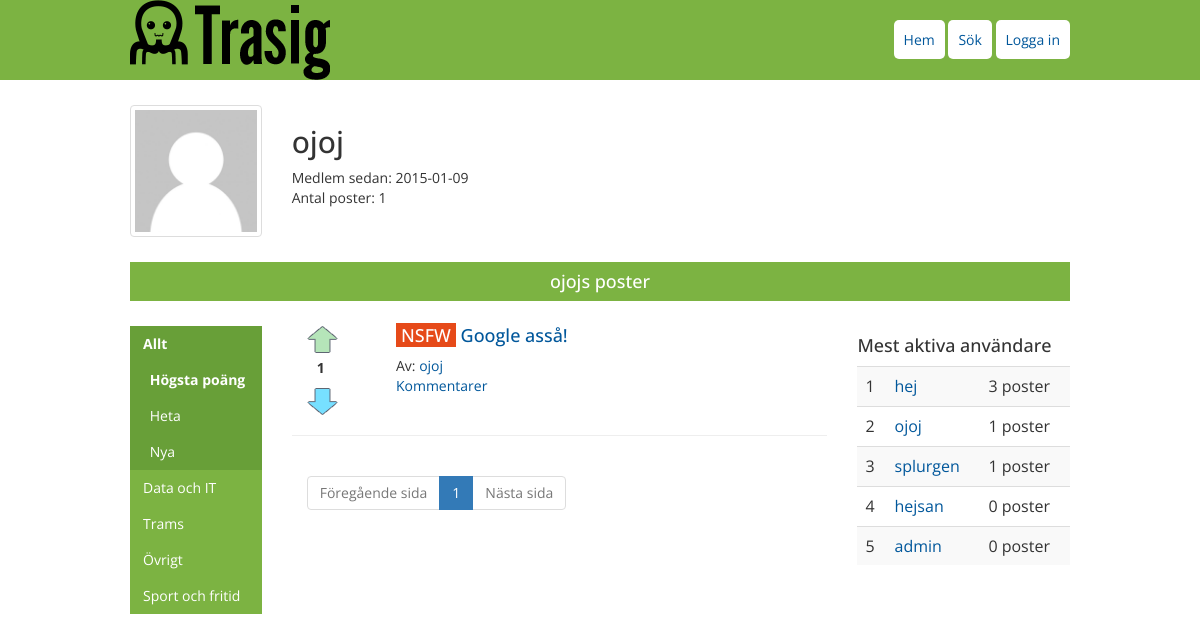
/index.php?p=profile&u=ojoj, run on the app's committed database.
### tables this page shows
CREATE TABLE IF NOT EXISTS `users` (
  `id` int(11) NOT NULL AUTO_INCREMENT,
  `username` varchar(50) NOT NULL,
  `password` varchar(255) NOT NULL,
  `email` varchar(70) NOT NULL,
  `account_date` timestamp NOT NULL DEFAULT CURRENT_TIMESTAMP,
  `profilePicture` varchar(30) NOT NULL DEFAULT 'profile.png',
  PRIMARY KEY (`id`)
);

CREATE TABLE IF NOT EXISTS `categories` (
  `id` int(11) NOT NULL AUTO_INCREMENT,
  `name` varchar(30) NOT NULL,
  `fullName` varchar(30) NOT NULL,
  PRIMARY KEY (`id`)
);

CREATE TABLE IF NOT EXISTS `posts` (
  `id` int(11) NOT NULL AUTO_INCREMENT,
  `title` varchar(255) NOT NULL,
  `link` varchar(255) NOT NULL,
  `content` varchar(2000) NOT NULL,
  `post_date` timestamp NOT NULL DEFAULT CURRENT_TIMESTAMP,
  `nsfw` tinyint(1) DEFAULT '0',
  `user_id` int(11) NOT NULL,
  `cat_id` int(11) NOT NULL,
  `edited_date` timestamp NOT NULL,
  `deleted` tinyint(4) NOT NULL DEFAULT '0',
  PRIMARY KEY (`id`),
  KEY `posts_user` (`user_id`),
  KEY `posts_category` (`cat_id`)
);

### functions/functions.php (called while the page is built, shortened)
<?php
function sqlQuery($query, $action = "SELECT") {
	$mysqli = new mysqli(SERVERNAME, USERNAME, PASSWORD, DATABASE);
	$data = [];
	if ($result = $mysqli->query($query)) {
		if ($action == "SELECT") {
			while($row = $result->fetch_assoc()) {
				$data[] = $row;
			}
		}
	}
	return $data;
}
function isLoggedIn() {
	if (isset($_SESSION['user']))
		return true;
	else
		return false;
}

### incl/postsmenu.php (the view, shortened to what this page needs)
<div class="col-md-2 col-xs-12" id="postsMenu">
	<ul id='catNav'>
		<?php
		$categories = sqlQuery("SELECT * FROM categories");
		$currentCat = $categories[0];
		$activeClass = " active";
		foreach ($categories as $category) {
			$new_query_string = http_build_query(["cat" => $category['name']]);
			if (isset($_GET['p']) && $_GET['p'] == 'profile') {
				$params = array_merge($_GET, ["cat" => $category['name']]);
				unset($params['page']);
				unset($params['order']);
				$new_query_string = http_build_query($params);
			}
			print "<li><a class='$activeClass' href='index.php?" . $new_query_string . "'>" . $category['fullName'] . "</a></li>";
			if ($activeClass != "") :
			?>
			<ul id="orderNav">
				<?php
				$sortings = [
					1 => ["name" => "Högsta poäng", "query" => " ORDER BY score DESC "],
					2 => ["name" => "Heta", "query" => " AND post_date > now() - INTERVAL 48 HOUR ORDER BY score DESC ", "countQuery" => " AND post_date > now() - INTERVAL 24 HOUR "],
					3 => ["name" => "Nya", "query" => " ORDER BY post_date DESC "],
					];
				$activeOrder = "active";
				foreach ($sortings as $sorting => $values) {
					$params = array_merge($_GET, ["cat" => $currentCat['name'], "order" => $sorting]);
					unset($params['page']);
					$new_query_string = http_build_query($params);
					print "<li><a class='$activeOrder' href='index.php?" . $new_query_string . "'>" . $values['name'] . "</a></li>";
					$activeOrder = "";
				}
				?>
			</ul>
		<?php
			endif;
			$activeClass = "";
		}
		?>
	</ul>
</div>

### index.php (shortened to what this page needs)
<?php
require_once "functions/functions.php";
if (isset($_GET['p'])) {
	$page = $_GET['p'];
	switch ($page) {
		case 'profile':
			require "profile.php";
			break;
	}
} else {
	require "list.php";
}
?>
		</div>
	</div>
</div>
</body>
</html>

### incl/header.php (shortened to what this page needs)
<html lang="sv">
<head>
	<link rel="stylesheet" href="css/bootstrap.css">
	<link rel="stylesheet" href="css/style.css">
</head>
<body>
<div class="container-fluid">
	<div id="hwrapper" class="row">
		<header class="col-md-10 col-md-offset-1 col-xs-12">
			<div class="row">
			<div class="col-xs-4">
				<a href="index.php"><img src="img/logo.png" alt="logo" id="logo"></a>
			</div>
			<div class="col-xs-8">
				<nav id="headernav" class="right">
					<a href="index.php">Hem</a>
					<a href='index.php?p=search'>Sök</a>
					<?php
					if (isLoggedIn()) {
						print "<a href='index.php?p=writepost'>Skriv inlägg</a> ";
						print "<a id='yourProfile' href='index.php?p=profile&u=" . $_SESSION['user']['username'] . "'>" . $_SESSION['user']['username'] . "</a>";
						print " <a href='index.php?p=logout'>Logga ut</a>";
					} else {
						print "<a href='index.php?p=login'>Logga in</a>";
					}
					?>
				</nav>
			</div>
			</div>
		</header>
	</div>
	<div id="wrapper" class="row">
		<div class="col-lg-10 col-lg-offset-1 col-xs-12">

### profile.php (shortened to what this page needs)
<?php require_once "incl/header.php"; ?>
<div id="profile" class="row">
	<?php
	if (isset($_GET['u'])) :
		$u = filter_var($_GET['u'], FILTER_SANITIZE_STRING);
		$result = sqlQuery("SELECT * FROM users WHERE username='$u'");
		if ($result == false) {
			print "<div class='col-xs-12'>Användaren finns inte.</div>";
		} else {
			$user = $result[0];
		}
		?>
		<?php if ($user) : ?>
		<div class="col-xs-2">
			<img src='img/profiles/<?php print $user['profilePicture'];?>' class='profilePicture img-thumbnail' alt='profilbild'>
		</div>
		<div class="col-xs-7">
			<h2 class="profileName"><?php print $user['username']; ?></h2>
			<p>Medlem sedan: <?php print substr($user['account_date'], 0, 10); ?><br>
			Antal poster: <?php print sqlQuery(
				"SELECT COUNT(*) as count FROM `posts` WHERE user_id=" . $user['id']
				)[0]["count"];
			?>
			</p>
		</div>
		<?php endif;   ?>
	<?php endif;  ?>
</div>
<div class="row">
	<?php
	if ($user) {
		print "<div id='latestPosts' class='col-xs-12 text-center'><h4>" . $user['username'] . "s poster</h4></div>";
		require "incl/feed.php";
	}
	?>
	<?php require "incl/topusers.php"; ?>
</div>

### incl/feed.php (shortened to what this page needs)
<?php require "incl/postsmenu.php"; ?>
<div class="col-md-7 col-xs-12">
	<?php
	$catQuery = " WHERE cat_id LIKE '%'";
	if (isset($_GET['order']) && array_key_exists($_GET['order'], $sortings)) {
		$orderQuery = $sortings[$_GET['order']]['query'];
	} else {
		$orderQuery = $sortings['1']['query'];
	}
	if (isset($_GET['page']) && ctype_digit($_GET['page'])) {
		$currentPage = $_GET['page'];
	} else {
		$currentPage = 1;
	}
	$countQuery = "SELECT username, COUNT(*) as counter
		FROM posts JOIN users ON posts.user_id = users.id" . $catQuery . "AND deleted=0" . $singleUserQuery;
	$postCount = sqlQuery($countQuery)[0]["counter"];
	if ($postCount == 0) {
		print "Här var det tomt";
	} else {
		$postsPerPage = 5;
		$pages = ceil($postCount / $postsPerPage);
		$offset = $postsPerPage * ($currentPage-1);
		$query = "SELECT posts.*, users.username, score ";
		$query .= "FROM `posts`";
		$query .= "INNER JOIN users
			ON posts.user_id = users.id
			LEFT JOIN
				(SELECT post_id, SUM(value) as score
				FROM votes GROUP BY post_id) v
			ON posts.id = v.post_id ";
		$query .= $catQuery . "AND deleted=0" . $singleUserQuery;
		$query .= $orderQuery;
		$query .= "LIMIT $offset, $postsPerPage";
		$result = sqlQuery($query);
		foreach ($result as $post) {
			include "incl/postbox.php";
		}
		print "<div class='row'>";
		print "<div class='col-xs-12'>";
		print "<nav>";
		print "<ul class='pagination'>";
		$params = array_merge($_GET, array("page" => $currentPage-1));
		$new_query_string = http_build_query($params);
		$disabled = "class='disabled'";
		print "<li $disabled ><a disabled href='index.php?" . $new_query_string . "' class='leftPag'>Föregående sida</a></li>";
		for ($i = 0; $i < $pages; $i++) {
			if ($i+1 == $currentPage) {
				print "<li class='active'><a href='index.php?page=" . ($i+1) . "' >" . ($i+1) . "</a></li>";
			} else {
				print "<li><a href='index.php?page=" . ($i+1) . "' class=''>" . ($i+1) . "</a></li>";
			}
		}
		$params = array_merge($_GET, ["page" => $currentPage+1]);
		$new_query_string = http_build_query($params);
		$disabled = "class='disabled'";
		print "<li $disabled ><a href='index.php?" . $new_query_string . "' class='rightPag'>Nästa sida</a></li>";
		print "</ul>";
		print "</nav>";
		print "</div>";
		print "</div>";
	}
	?>
</div>

### incl/postbox.php (shortened to what this page needs)
<div class="postbox row">
	<div class="col-xs-2">
		<?php
			$hasVoted = "";
		?>
		<div class="up arrow <?php print "post_" . $post['id'] . "$hasVoted"; ?>"></div>
		<div class="score"><?php $post['score'] !== null ? print $post['score'] : print "Inga röster";?></div>
		<div class="down arrow <?php print "post_" . $post['id'] . "$hasVoted"; ?>"></div>
	</div>
	<div class="col-xs-10">
		<h4 class='post_title'>
			<?php
				if ($post['nsfw']) {
					print "<span class='nsfw'>NSFW</span>";
				}
			?>
			<a href='<?php print $post['link']; ?>'><?php print $post['title']; ?></a>
		</h4>
		Av: <?php print "<a href='index.php?p=profile&u={$post['username']}'>{$post['username']}</a>"; ?>
		<br>
		<a href='index.php?p=post&id=<?php print $post['id']; ?>'>Kommentarer</a>
	</div>
</div>
<hr>

### incl/topusers.php
<?php
$topUsers = sqlQuery("SELECT username, nr_posts FROM users
LEFT JOIN
	(SELECT COUNT(*) as nr_posts, user_id FROM posts WHERE deleted=0 GROUP BY user_id) p
ON users.id = p.user_id
ORDER BY nr_posts DESC
LIMIT 0, 10");
?>
<div class="col-xs-3">
	<h4>Mest aktiva användare</h4>
	<table border='0' class='table table-striped'>
	<?php
	$useri = 0;
	foreach ($topUsers as $topUser) {
		$useri++;
		print "<tr>";
		print "<td>$useri</td><td><a href='?p=profile&u=" . $topUser['username'] . "'>" . $topUser['username'] . "</a></td><td>" . ($topUser['nr_posts']? $topUser['nr_posts'] : "0") . " poster</td>";
		print "</tr>";
	}
	?>
	</table>
</div>

### css/style.css (style rules this page uses)
body { background: #FFF; font-family: 'Open Sans', sans-serif; overflow-y: scroll; }
a { color: #01579B; }
.post_title { margin-top: 0; }
.container-fluid { padding: 0; }
#headerNav { margin-top: 30px; }
#headerNav a { padding: 10px; background: #FFF; border-radius: 5px 5px 5px 5px; -moz-border-radius: 5px 5px 5px 5px; -webkit-border-radius: 5px 5px 5px 5px; }
nav ul.pagination li { text-align: center; }
.row { margin: 0; }
#hWrapper { background: #7CB342; position: fixed; top: 0; z-index: 20; width: 100%; }
#wrapper { margin-top: 105px; }
.nsfw { background: #E64A19; color: white; }
span.nsfw { padding: 0 5px; }
.right { float: right; }
#postsMenu ul { list-style: none; }
#catNav { padding: 0; }
#catNav li { display: block; float: left; width: 100%; }
#catNav a { float: left; width: 100%; padding: 8px 13px; color: white; background: #7CB342; }
#catNav a.active { font-weight: bold; }
#catNav>li>a.active, #catNav a:hover { background:#689F38; }
#ordernav { padding: 0; }
#orderNav a { padding-left: 15%; background:#689F38; }
div.score { margin-left: 10px; margin-top: 5px; font-weight: bold; }
.up.arrow, .down.arrow { width: 31px; height: 27px; overflow: hidden; position: relative; }
.up.arrow { background: url("../img/uparrow.png") 0 0; }
.down.arrow { margin-top: 10px; background: url("../img/downarrow.png") 0 0; }
.profilePicture { max-width: 100%; }
#profile { margin-bottom: 25px; }
#latestPosts { margin-bottom: 25px; }
#latestPosts h4 { background: #7CB342; color: white; padding: 10px; margin: 0; }

### data on the page
users: profilePicture (placeholder picture), username "ojoj", account_date "2015-01-09"
categories: fullName "Allt", name "Högsta poäng", name "Heta", name "Nya"
categories: fullName "Data och IT"
categories: fullName "Trams"
categories: fullName "Övrigt"
categories: fullName "Sport och fritid"
posts: score "1", nsfw "NSFW", title "Google asså!", user.username "ojoj"

### other printed values
$topUser['username'] "hej"
$topUser['nr_posts'] "3"
$topUser['username'] "ojoj"
$topUser['nr_posts'] "1"
$topUser['username'] "splurgen"
$topUser['username'] "hejsan"
$topUser['username'] "admin"
